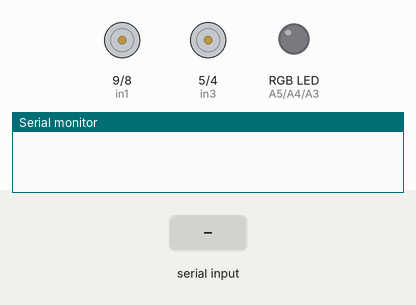
This sketch was run on a simulated Arduino Uno, built with avr-gcc and run on an emulated ATmega328P. Parts: motor-driver pin pairs drawn as motors (green arrow = first pin HIGH = forward, orange = second pin HIGH = backward, longer = more drive, scaled by the enable pin), an RGB LED mixed from three pins (HIGH = lit), the last lines printed to the serial monitor. The inputs (shaded band) are chosen by the test bench.

Above: at 5.2 s.
5.3 s: "f:1\n" received over the second serial link
At 5.6 s:
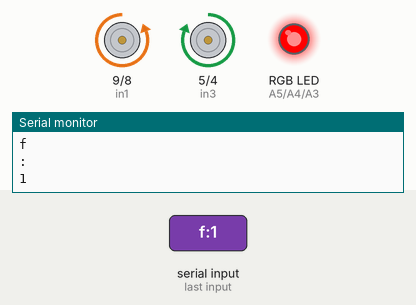
6.8 s: "b:1\n" received over the second serial link
At 7.9 s:
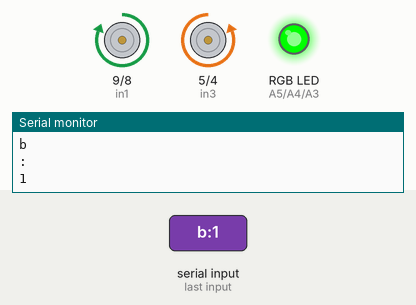
8.3 s: "l:1\n" received over the second serial link
At 9.1 s:
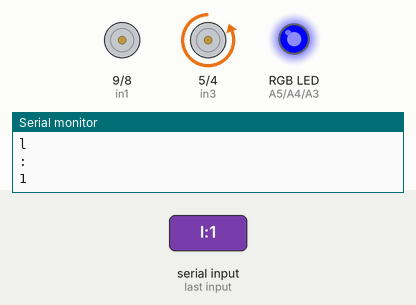
9.8 s: "r:1\n" received over the second serial link
At 10.2 s:
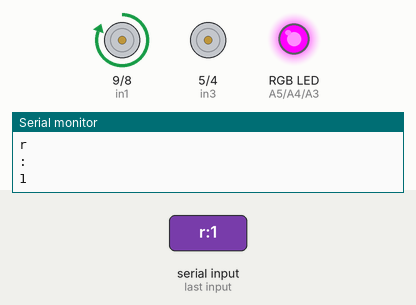
11.3 s: "f:150\n" received over the second serial link
At 12.5 s:
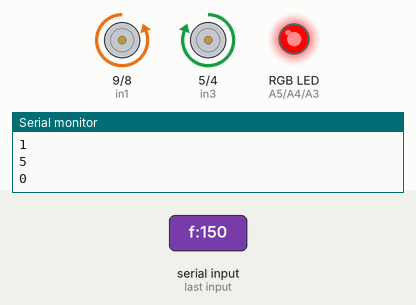
12.8 s: "b:150\n" received over the second serial link
At 13.7 s:
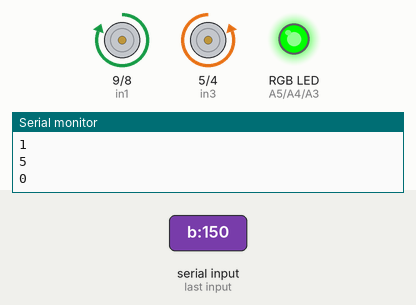
Timing chart, 0 to 15.3 s (numbered marks = the images above; inputs shaded):
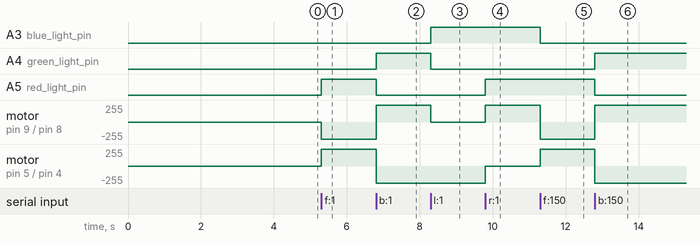

Measured:
- after the input at 5.3 s, A5 (red_light_pin): LOW → HIGH at once; motor on pin 9 (in1) / pin 8 (in2): stopped → backward 255/255 at once; motor on pin 5 (in3) / pin 4 (in4): stopped → forward 255/255 at once
- after the input at 6.8 s, A4 (green_light_pin): LOW → HIGH at once; A5 (red_light_pin): HIGH → LOW at once; motor on pin 9 (in1) / pin 8 (in2): backward 255/255 → forward 255/255 at once; motor on pin 5 (in3) / pin 4 (in4): forward 255/255 → backward 255/255 at once
- after the input at 8.3 s, A3 (blue_light_pin): LOW → HIGH at once; A4 (green_light_pin): HIGH → LOW at once; motor on pin 9 (in1) / pin 8 (in2): forward 255/255 → stopped at once
- after the input at 9.8 s, A5 (red_light_pin): LOW → HIGH at once; motor on pin 9 (in1) / pin 8 (in2): stopped → forward 255/255 at once; motor on pin 5 (in3) / pin 4 (in4): backward 255/255 → stopped at once
- after the input at 11.3 s, A3 (blue_light_pin): HIGH → LOW at once; motor on pin 9 (in1) / pin 8 (in2): forward 255/255 → backward 255/255 at once; motor on pin 5 (in3) / pin 4 (in4): stopped → forward 255/255 at once
- after the input at 12.8 s, A4 (green_light_pin): LOW → HIGH at once; A5 (red_light_pin): HIGH → LOW at once; motor on pin 9 (in1) / pin 8 (in2): backward 255/255 → forward 255/255 at once; motor on pin 5 (in3) / pin 4 (in4): forward 255/255 → backward 255/255 at once

The sketch:

minecraftconnectie.ino
```cpp
#include <SoftwareSerial.h>   //Software Serial Port
#include "motor.h"
#include "ultrasone.h"
#define RxD 7
#define TxD 6
//#define DEBUG_ENABLED  1
char recvChar;

int cmMiddle;
int cmRight;
int cmLeft;

String snelheidstring;
String inputString = "";
String commandString;// a string to hold incoming data
boolean stringComplete = false;  // whether the string is complete
SoftwareSerial blueToothSerial(RxD, TxD);

int red_light_pin = A5;
int green_light_pin = A4;
int blue_light_pin = A3;
int distance = 20;
bool isAutonom = false;
void setup()
{
  setupBlueToothConnection();
  Serial.begin(9600);
  initMotor(true);
  setUltrasone();
  pinMode(RxD, INPUT);
  pinMode(TxD, OUTPUT);
  pinMode(red_light_pin, OUTPUT);
  pinMode(green_light_pin, OUTPUT);
  pinMode(blue_light_pin, OUTPUT);

}

void loop()
{
  receiveInput();
}
void receiveInput() {
  if (blueToothSerial.available()) {
    recvChar = blueToothSerial.read();
    inputString = recvChar;
    Serial.println(inputString);

    if (inputString == "f") {
      RGB_color(255, 0, 0);
      forward(255);
    } else if (inputString == "b") {
      backwards(255);
      RGB_color(0, 255, 0);
    } else if (inputString == "l") {
      RGB_color(0, 0, 255);
      turnLeft(255);
    } else if (inputString == "r") {
      RGB_color(255, 0, 255);
      turnRight(255);
    } else if (inputString == "s") {
      RGB_color(0, 0, 0);
      motorOff();
    }
  }
}
void setupBlueToothConnection()
{
  blueToothSerial.begin(38400);                           // Set BluetoothBee BaudRate to default baud rate 38400
  blueToothSerial.print("\r\n+STWMOD=0\r\n");             // set the bluetooth work in slave mode
  blueToothSerial.print("\r\n+STNA=JOE_BOT\r\n");    // set the bluetooth name as "SeeedBTSlave"
  blueToothSerial.print("\r\n+STOAUT=1\r\n");             // Permit Paired device to connect me
  blueToothSerial.print("\r\n+STAUTO=0\r\n");             // Auto-connection should be forbidden here
  delay(2000);                                            // This delay is required.
  blueToothSerial.print("\r\n+INQ=1\r\n");                // make the slave bluetooth inquirable
  Serial.println("The slave bluetooth is inquirable!");
  delay(2000);                                            // This delay is required.
  blueToothSerial.flush();
}

void RGB_color(int red_light_value, int green_light_value, int blue_light_value)
{
  analogWrite(red_light_pin, red_light_value);
  analogWrite(green_light_pin, green_light_value);
  analogWrite(blue_light_pin, blue_light_value);
}
```

motor.cpp
```cpp
#include "motor.h"
#include "Arduino.h"

//pins voor de motor shield:
int enA = 10;
int in1 = 9;
int in2 = 8;
int enB = 11;
int in3 = 5;
int in4 = 4;

void initMotor(bool autonoom){
  if(autonoom == false){
  pinMode(enA, OUTPUT);
  pinMode(enB, OUTPUT);
  pinMode(in1, OUTPUT);
  pinMode(in2, OUTPUT);
  pinMode(in3, OUTPUT);
  pinMode(in4, OUTPUT);
  } else if(autonoom == true){
    in1 = 8;
    in2 = 9;
    in3 = 4;
    in4 = 5;
    pinMode(enA, OUTPUT);
    pinMode(enB, OUTPUT);
    pinMode(in1, OUTPUT);
    pinMode(in2, OUTPUT);
    pinMode(in3, OUTPUT);
    pinMode(in4, OUTPUT);
  }
}

void forward(int motorSpeed){
  digitalWrite(in1, HIGH);
  digitalWrite(in2, LOW);
  digitalWrite(in3, LOW);
  digitalWrite(in4, HIGH);
  analogWrite(enA, motorSpeed);
  analogWrite(enB, motorSpeed);
}

void backwards(int motorSpeed){
  digitalWrite(in1, LOW);
  digitalWrite(in2, HIGH);
  digitalWrite(in3, HIGH);
  digitalWrite(in4, LOW);
  analogWrite(enA, motorSpeed);
  analogWrite(enB, motorSpeed);
}

void turnLeft(int motorSpeed){
  digitalWrite(in1, LOW);
  digitalWrite(in2, LOW);
  digitalWrite(in3, HIGH);
  digitalWrite(in4, LOW);
  analogWrite(enA, motorSpeed);
  analogWrite(enB, motorSpeed);
}

void turnRight(int motorSpeed){
  digitalWrite(in1, LOW);
  digitalWrite(in2, HIGH);
  digitalWrite(in3, LOW);
  digitalWrite(in4, LOW);
  analogWrite(enA, motorSpeed);
  analogWrite(enB, motorSpeed);
}

void forwardLeft(int motorSpeed){
  int slowSpeed = motorSpeed / 4;
  digitalWrite(in1, HIGH);
  digitalWrite(in2, LOW);
  digitalWrite(in3, LOW);
  digitalWrite(in4, HIGH);
  analogWrite(enA, motorSpeed);
  analogWrite(enB, slowSpeed);
}

void backwardLeft(int motorSpeed){
  int slowSpeed = motorSpeed / 4;
  digitalWrite(in1, LOW);
  digitalWrite(in2, HIGH);
  digitalWrite(in3, HIGH);
  digitalWrite(in4, LOW);
  analogWrite(enA, motorSpeed);
  analogWrite(enB, slowSpeed);
}
void backwardRight(int motorSpeed){
  int slowSpeed = motorSpeed / 4;
  digitalWrite(in1, LOW);
  digitalWrite(in2, HIGH);
  digitalWrite(in3, HIGH);
  digitalWrite(in4, LOW);
  analogWrite(enA, slowSpeed);
  analogWrite(enB, motorSpeed);
}
void forwardRight(int motorSpeed){
  int slowSpeed = motorSpeed / 4;
  digitalWrite(in1, HIGH);
  digitalWrite(in2, LOW);
  digitalWrite(in3, LOW);
  digitalWrite(in4, HIGH);
  analogWrite(enA, slowSpeed);
  analogWrite(enB, motorSpeed);
}

void turnLeftOnSpot(int motorSpeed){
  digitalWrite(in1, HIGH);
  digitalWrite(in2, LOW);
  digitalWrite(in3, HIGH);
  digitalWrite(in4, LOW);
  analogWrite(enA, motorSpeed);
  analogWrite(enB, motorSpeed);
}

void turnRightOnSpot(int motorSpeed){
  digitalWrite(in1, LOW);
  digitalWrite(in2, HIGH);
  digitalWrite(in3, LOW);
  digitalWrite(in4, HIGH);
  analogWrite(enA, motorSpeed);
  analogWrite(enB, motorSpeed);
}

void motorOff(){
  digitalWrite(in1, LOW);
  digitalWrite(in2, LOW);
  digitalWrite(in3, LOW);
  digitalWrite(in4, LOW);
  analogWrite(enA, 0);
  analogWrite(enB, 0);
}
```

motor.h
```cpp
#include "Arduino.h"

void motorOff();
void forwardLeft(int motorSpeed);
void forwardRight(int motorSpeed);
void initMotor(bool autonoom);
void forward(int motorSpeed);
void backwards(int motorSpeed);
void turnLeft(int motorSpeed);
void turnRight(int motorSpeed);
void turnRightOnSpot(int motorSpeed);
void turnLeftOnSpot(int motorSpeed);
void backwardLeft(int motorSpeed);
void backwardRight(int motorSpeed);
```

protocol.ino
```cpp
int inputVariable(String input, String what)
{
  Serial.println(commandString);
  if (commandString.equals(what))
  {
    int dblpointIndex = inputString.indexOf(':');
    String snelheidstring = inputString.substring(dblpointIndex + 1);


      if (waardeSnelheid() <= 255 && waardeSnelheid() >= 0)
      {
        return waardeSnelheid();
      }

  }
}

void getCommand()
{
  if (inputString.length() > 0)
  {
    int beginPoint = inputString.indexOf("#");

    int dblpointIndex = inputString.indexOf(':');
    commandString = inputString.substring(beginPoint + 1, dblpointIndex);
  }
}


int waardeSnelheid()
{
  int dblpointIndex = inputString.indexOf(':');
  int snelheid = inputString.substring(dblpointIndex + 1, inputString.length() - 1).toInt();
  return snelheid;
}

boolean isValidNumber(String input) {

  boolean isNum = false;
  for (byte i = 0; i < input.length(); i++)
  {
    isNum = isDigit(input.charAt(i)) || input.charAt(i) == '+' || input.charAt(i) == '.' || input.charAt(i) == '-';
    if (!isNum) return false;
  }
  return isNum;
}
```

ultrasone.cpp
```cpp
#include "Arduino.h"
#include "ultrasone.h"

// ultrasone sensor middle 1
int trigMiddle = 12;
#define echoMiddle A0
// ultrasone sensor left 2
int trigLeft = 2;
#define echoLeft A1
// ultrasone sensor right 3
int trigRight = 3;
#define echoRight A2
long lecture_echo;
long cm;

void setUltrasone() {
  //middle
  pinMode(trigMiddle, OUTPUT);
  digitalWrite(trigMiddle, LOW);
  pinMode(echoMiddle, INPUT);
  //left
  pinMode(trigLeft, OUTPUT);
  digitalWrite(trigLeft, LOW);
  pinMode(echoLeft, INPUT);
  //right
  pinMode(trigRight, OUTPUT);
  digitalWrite(trigRight, LOW);
  pinMode(echoRight, INPUT);
}

int getDistance(int servoName) {
  int trigger = trigMiddle;
  int echo = echoMiddle;
  switch (servoName) {
    case 1:
      trigger = trigMiddle;
      echo = echoMiddle;
      break;
    case 2:
      trigger = trigLeft;
      echo = echoLeft;
      break;
    case 3:
      trigger = trigRight;
      echo = echoRight;
      break;
  }
  digitalWrite(trigger, HIGH);
  delayMicroseconds(10);
  digitalWrite(trigger, LOW);
  lecture_echo = pulseIn(echo, HIGH);
  cm = lecture_echo / 58;
  return cm;
}
```

ultrasone.h
```cpp
#include "Arduino.h"

void setUltrasone();
int getDistance(int servoName);
```
